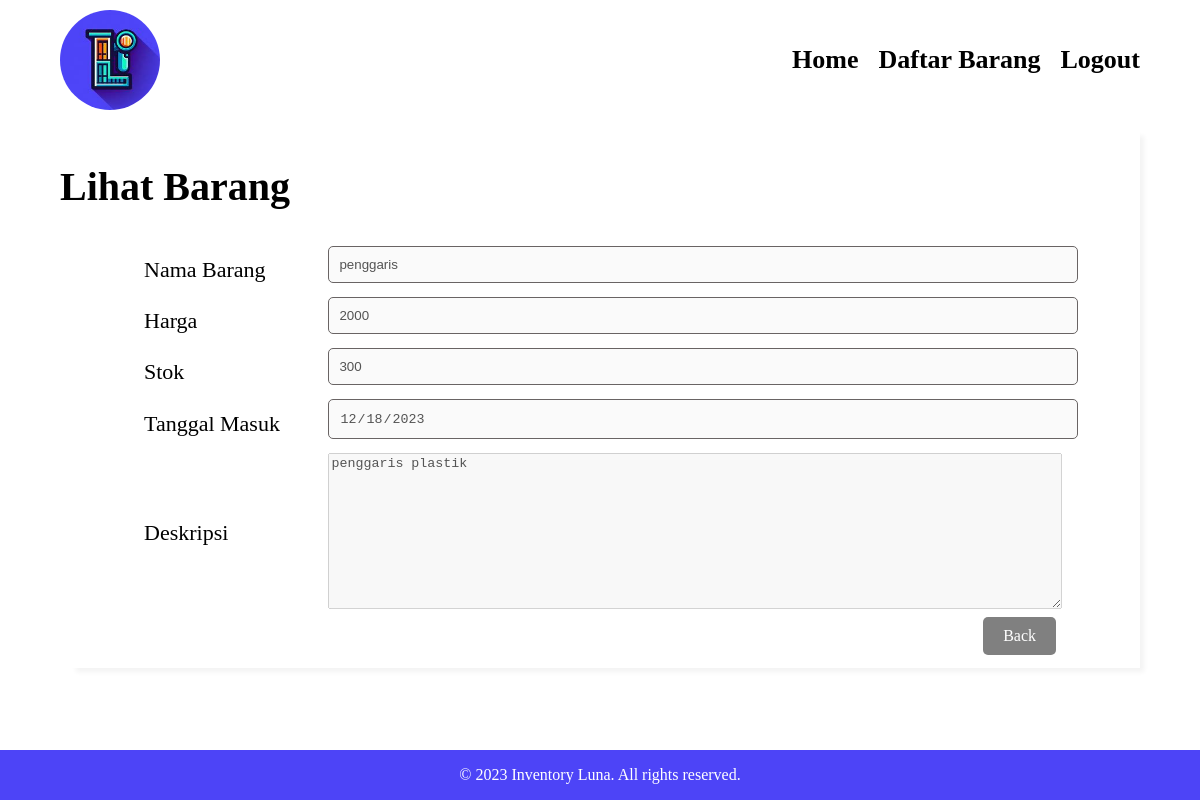
The page /detail.php?id=3 (signed in) on the database its author committed.
### tables this page shows
CREATE TABLE `barang` (
  `id` int(11) NOT NULL,
  `nama_barang` varchar(255) NOT NULL,
  `harga` int(11) NOT NULL,
  `stok` int(11) NOT NULL,
  `tanggal_masuk` date NOT NULL,
  `deskripsi` text NOT NULL
);

### oop.php (called while the page is built, shortened)
<?php
class barang {
    public $koneksi;
    public function __construct($koneksi) {
        $this->koneksi = $koneksi;
    }
    public function read($id) {
        $barang = mysqli_query($this->koneksi,"SELECT * FROM barang WHERE id = '$id'");
        $data = mysqli_fetch_array($barang);
        return $data;
    }
}

### detail.php (the view, shortened to what this page needs)
<?php
include 'koneksi_database.php';
include 'oop.php';
$id = $_GET['id'];
$lihat = new barang($db);
$data = $lihat->read($id);
?>
<!DOCTYPE html>
<html lang="en">
<head>
    <link rel="stylesheet" href="css/style.css">
</head>
<body>
    <header>
        <div class="container header">
            <div class="logo">
                <img src="img/logo.jpg" alt="ini logo">
            </div>
            <nav>
                <ul>
                    <li>
                        <a href="index.php">Home</a>
                    </li>
                    <li>
                        <a href="barang.php">Daftar Barang</a>
                    </li>
                    <li>
                        <a href="logout.php">Logout</a>
                    </li>
                </ul>
            </nav>
        </div>
    </header>
    <section class="container">
        <div class="cont">
            <h1>Lihat Barang</h1>
                <table class="tabel">
                    <tr>
                        <td class="label">
                            <label for="nama_barang">Nama Barang</label>
                        </td>
                        <td class="input">
                            <input type="text" name="nama_barang" id="nama_barang" value="<?= $data['nama_barang'] ?>" disabled>
                        </td>
                    </tr>
                    <tr>
                        <td>
                            <label for="harga">Harga</label>
                        </td>
                        <td>
                            <input type="number" name="harga" id="harga" value="<?= $data['harga'] ?>" disabled>
                        </td>
                    </tr>
                    <tr>
                        <td>
                            <label for="stok">Stok</label>
                        </td>
                        <td>
                            <input type="number" name="stok" id="stok" value="<?= $data['stok'] ?>" disabled>
                        </td>
                    </tr>
                    <tr>
                        <td>
                            <label for="tanggal_masuk">Tanggal Masuk</label>
                        </td>
                        <td>
                            <input type="date" name="tanggal_masuk" id="tanggal_masuk" value="<?= $data['tanggal_masuk'] ?>" disabled>
                        </td>
                    </tr>
                    <tr>
                        <td>
                            <label for="deskripsi">Deskripsi</label>
                        </td>
                        <td>
                            <textarea name="deskripsi" id="deskripsi" rows="10" disabled><?= $data['deskripsi'] ?></textarea>
                        </td>
                    </tr>
                    <tr>
                        <td colspan="2">
                            <div class="kirim">
                                <a href="barang.php" class="btn_blue" style="background: grey;">Back</a>
                            </div>
                        </td>
                    </tr>
                </table>
        </div>
    </section>
    <footer>
        <div class="container">
            &copy; 2023 Inventory Luna. All rights reserved.
        </div>
    </footer>
</body>
</html>

### css/style.css (style rules this page uses)
body { font-family: poppins; margin: 0; }
.header { height: 100px; padding: 10px 0; display: flex; flex-flow: column wrap; align-content: space-between; }
.container { width: 90%; margin: 0 auto; max-width: 1450px; }
.logo img { width: 100px; border-radius: 50%; -webkit-border-radius: 50%; -moz-border-radius: 50%; -ms-border-radius: 50%; -o-border-radius: 50%; }
nav { margin: auto; }
nav ul { padding: 0; margin: 0; display: flex; list-style: none; }
nav ul li { margin-left: 20px; font-size: 26px; display: inline-block; overflow-x: hidden; font-weight: bold; }
nav ul li a { text-decoration: none; color: #000; }
.cont { width: 100%; padding: 10px 0; box-shadow: 10px 10px 5px -6px rgba(0,0,0,0.05); }
.cont h1 { font-size: 40px; }
.btn_blue { text-decoration: none; display: inline-block; padding: 10px 20px; color: #fff; background-color: rgb(0, 102, 255); border: none; border-radius: 5px; -webkit-border-radius: 5px; -moz-border-radius: 5px; -ms-border-radius: 5px; -o-border-radius: 5px; }
.tabel { margin: 0 auto; width: 85%; }
.label { width: 20%; }
.input { width: 80%; }
.tabel label { font-size: 22px; }
.tabel input, .tabel select { margin-bottom: 10px; width: 100%; padding: 10px; border: 1px solid #696464; border-radius: 5px; -webkit-border-radius: 5px; -moz-border-radius: 5px; -ms-border-radius: 5px; -o-border-radius: 5px; }
.tabel textarea { width: 100%; }
.kirim { display: flex; justify-content: end; }
footer { background-color: #4d44f7; color: #fff; text-align: center; padding: 1em 0; position: fixed; bottom: 0; width: 100%; }

### rows shown on the page
barang: nama_barang "penggaris", harga "2000", stok "300", tanggal_masuk "12/18/2023", deskripsi "penggaris plastik"
